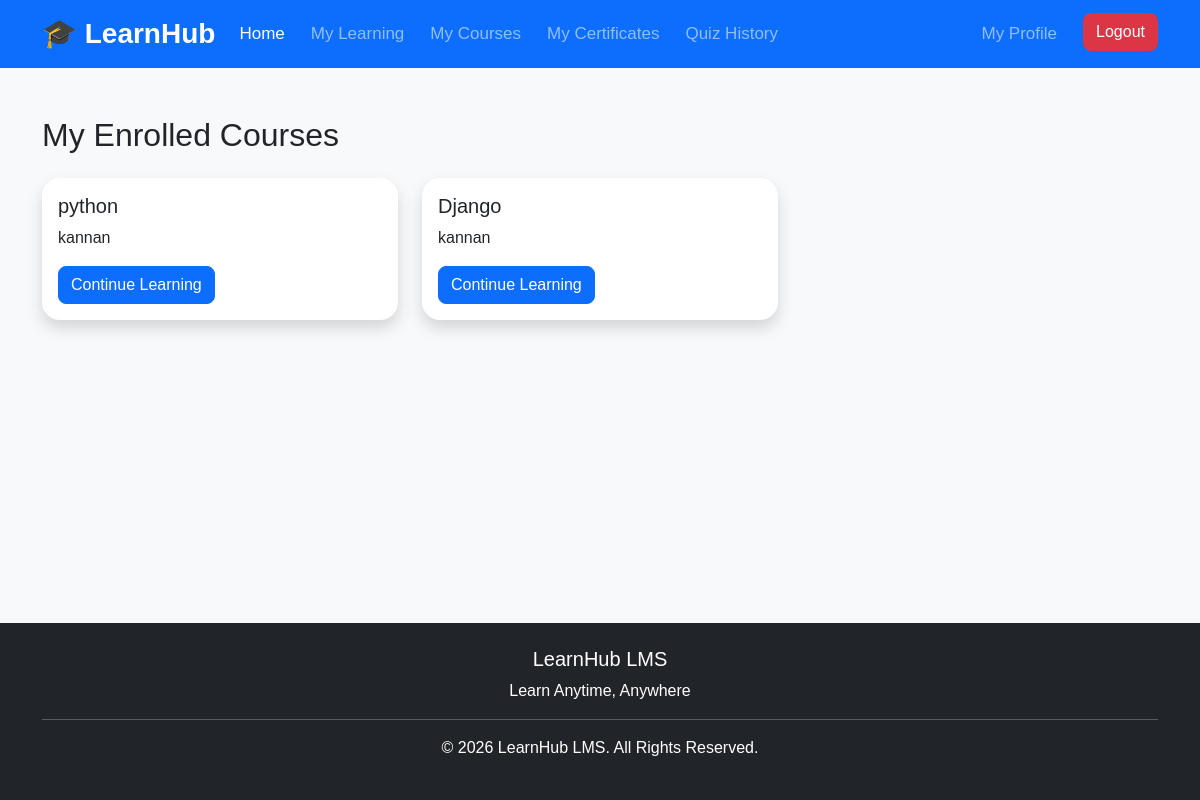
Page /my-enrolled-courses/ (signed in) on the committed database.
### courses/models.py (models this page shows, shortened)
class Enrollment(models.Model):
    student = models.ForeignKey(
        Profile,
        on_delete=models.CASCADE,
        limit_choices_to={'role': 'student'}
    )
    course = models.ForeignKey(
        Course,
        on_delete=models.CASCADE
    )
    enrolled_at = models.DateTimeField(
        auto_now_add=True
    )
    class Meta:
        unique_together = ['student', 'course']

class Course(models.Model):
    teacher = models.ForeignKey(
        Profile,
        on_delete=models.CASCADE,
        limit_choices_to={'role': 'teacher'}
    )
    title = models.CharField(max_length=200)
    description = models.TextField()
    category = models.CharField(
        max_length=30,
        choices=CATEGORY_CHOICES
    )
    level = models.CharField(
        max_length=20,
        choices=LEVEL_CHOICES
    )
    course_fee = models.DecimalField(
        max_digits=10,
        decimal_places=2
    )
    duration = models.CharField(
        max_length=100
    )
    course_image = models.ImageField(
        upload_to="courses/",
        blank=True,
        null=True
    )
    maximum_students = models.PositiveIntegerField(
        default=100
    )
    language = models.CharField(
        max_length=50,
        default="English"
    )
    status = models.CharField(
        max_length=20,
        choices=STATUS_CHOICES,
        default="draft"
    )
    created_at = models.DateTimeField(
        auto_now_add=True
    )
    updated_at = models.DateTimeField(
        auto_now=True
    )

### accounts/models.py (models this page shows, shortened)
class Profile(models.Model):
    user = models.OneToOneField(
        User,
        on_delete=models.CASCADE
    )
    role = models.CharField(
        max_length=10,
        choices=ROLE_CHOICES
    )
    phone = models.CharField(
        max_length=15,
        blank=True
    )
    gender = models.CharField(
        max_length=10,
        choices=GENDER_CHOICES,
        blank=True
    )
    date_of_birth = models.DateField(
        null=True,
        blank=True
    )
    address = models.TextField(
        blank=True
    )
    city = models.CharField(
        max_length=100,
        blank=True
    )
    state = models.CharField(
        max_length=100,
        blank=True
    )
    country = models.CharField(
        max_length=100,
        default="India"
    )
    profile_image = models.ImageField(
        upload_to="profiles/",
        blank=True,
        null=True
    )
    bio = models.TextField(
        blank=True
    )
    created_at = models.DateTimeField(
        auto_now_add=True
    )
    updated_at = models.DateTimeField(
        auto_now=True
    )
    is_teacher_approved = models.BooleanField(default=False)

### courses/views.py (the view)
@login_required
def my_enrolled_courses(request):
    profile = Profile.objects.get(
        user=request.user
    )
    enrollments = Enrollment.objects.filter(
        student=profile
    ).select_related("course")
    return render(
        request,
        "courses/my_enrolled_courses.html",
        {
            "enrollments": enrollments
        }
    )

### templates/courses/my_enrolled_courses.html (shortened to what this page needs)
{% extends 'base.html' %}
{% block content %}
<div class="container mt-5">
    <h2 class="mb-4">
        My Enrolled Courses
    </h2>
    <div class="row">
        {% for enrollment in enrollments %}
        <div class="col-md-4 mb-4">
            <div class="card shadow h-100">
                <div class="card-body">
                    <h5>
                        {{ enrollment.course.title }}
                    </h5>
                    <p>
                        {{ enrollment.course.teacher.user.username }}
                    </p>
                    <a href="{% url 'continue_learning' enrollment.course.id %}" class="btn btn-primary">
                    Continue Learning
                    </a>
                </div>
            </div>
        </div>
        {% empty %}
        <div class="col-12">
            <div class="alert alert-info">
                You haven't enrolled in any courses yet.
            </div>
        </div>
        {% endfor %}
    </div>
</div>
{% endblock %}

### static/css/style.css (style rules this page uses)
body { font-family: Arial, sans-serif; background-color: #f8f9fa; }
.card { border:none; border-radius:15px; transition:0.3s; box-shadow:0 5px 15px rgba(0,0,0,.1); }
html, body { height:100%; }
body { background:#f8f9fa; }
.card { border-radius:18px; }
.btn { border-radius:8px; }

### rows in the picture
Enrollment: course "python", course.teacher.user.username "kannan"
Enrollment: course "Django", course.teacher.user.username "kannan"
